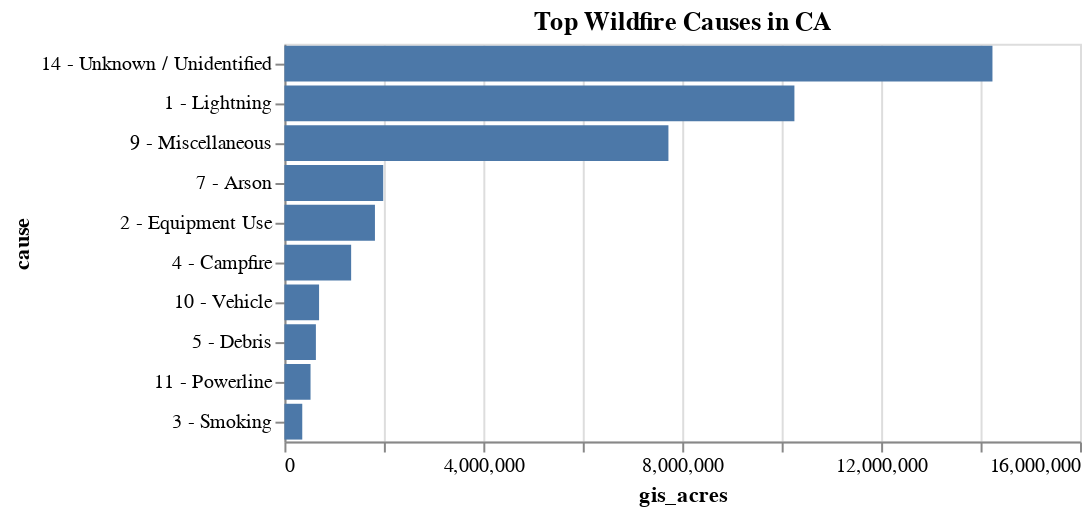

Notebook code for this chart:
### Code cell
alt.Chart(top_causes).mark_bar().encode(x = "gis_acres", y=alt.Y('cause:N', sort='-x')).properties(title="Top Wildfire Causes in CA") # Create a title

### Figure 1 — Vega-Lite specification as saved in the notebook (floating-point values rounded to 4 significant figures)
{"config": {"view": {"continuousWidth": 400, "continuousHeight": 300}}, "data": {"name": "data-9007aea637b02455dd7631205de4e9b2"}, "mark": "bar", "encoding": {"x": {"field": "gis_acres", "type": "quantitative"}, "y": {"field": "cause", "sort": "-x", "type": "nominal"}}, "title": "Top Wildfire Causes in CA", "$schema": "https://vega.github.io/schema/vega-lite/v4.17.0.json", "datasets": {"data-9007aea637b02455dd7631205de4e9b2": [{"cause": "14 - Unknown / Unidentified", "gis_acres": 14240000.0}, {"cause": "1 - Lightning", "gis_acres": 10260000.0}, {"cause": "9 - Miscellaneous", "gis_acres": 7722000.0}, {"cause": "7 - Arson", "gis_acres": 1987000.0}, {"cause": "2 - Equipment Use", "gis_acres": 1820000.0}, {"cause": "4 - Campfire", "gis_acres": 1342000.0}, {"cause": "10 - Vehicle", "gis_acres": 696600.0}, {"cause": "5 - Debris", "gis_acres": 632800.0}, {"cause": "11 - Powerline", "gis_acres": 525100.0}, {"cause": "3 - Smoking", "gis_acres": 358600.0}]}}
